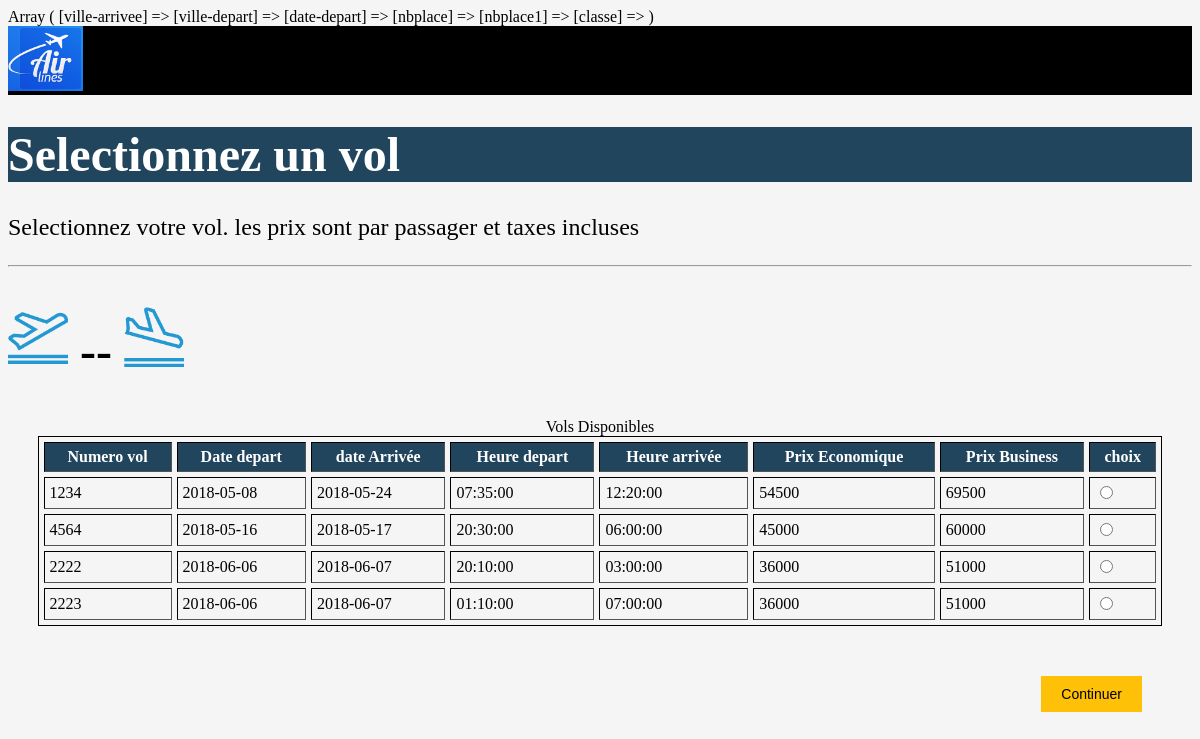
Screenshot of /vol.php with the database file from the repository.
### tables this page shows
CREATE TABLE IF NOT EXISTS `vol` (
  `numvol` int(11) NOT NULL,
  `datedepart` date NOT NULL,
  `datearrivee` date NOT NULL,
  `heuredepart` time NOT NULL,
  `heurearrivee` time NOT NULL,
  `prix` double NOT NULL,
  PRIMARY KEY (`numvol`)
);

### vol.php (the view, shortened to what this page needs)
<!DOCTYPE html>
<html>
<head>
	<link rel="stylesheet" type="text/css" href="css/style6.css">
</head>
<body>
	<?php
		print_r($_SESSION);
?>
	<header>
		<div class="logo">
			<a href="index.php"><img src="images/logo.png" alt="logo" width="75px"></a>
		</div>
	</header>
	<div id="contenu">
		<div>
			<h1> Selectionnez un vol</h1>
		</div>
		<div>
			<p>Selectionnez votre vol. les prix sont par passager et taxes incluses</p>
		</div>
		<hr>
	<form action="voyageurs.php" method="POST">
	<div class="destination">
		<h2><img src="images/al.png" alt="logo decollage" width="60" height="60"><?php echo $_POST['ville_depart']; ?> -- <img src="images/att.png" alt="logo atterissage" width="60" height="60"><?php echo $_POST['ville-arrivee']; ?></h2>
	</div>
	<div id="table-vols">
		 <table  border="1" cellspacing="5" cellpadding="5" align="center">
						 	 <caption>
						  		  Vols Disponibles
						 	 </caption>
						  <tbody>
						    <tr id="first-tr">
						      <th scope="col">Numero vol </th>
						      <th scope="col">Date depart </th>
						      <th scope="col">date Arrivée</th>
						      <th scope="col">Heure depart </th>
						      <th scope="col">Heure arrivée </th>
						      <th scope="col"> Prix Economique</th>
						      <th scope="col"> Prix Business</th>
						      <th>choix</th>
						    </tr>
	<?php
			try{
			$bdd = new PDO('mysql:host=localhost;dbname=bdpro;charset=utf8','mupie', 'onlab');
			}
			catch(Exception $e) {
				die('Erreur: '. $e->getMessage());
			}
			$reponse = $bdd->query('SELECT * FROM vol');
			while ($donnees = $reponse->fetch())
				{
					?>
					    <p>
						    <tr>
						    	<td><?php echo $donnees['numvol']; ?></td>
						      <td><?php echo $donnees['datedepart']; ?></td>
						      <td><?php echo $donnees['datearrivee']; ?></td>
						      <td><?php echo $donnees['heuredepart']; ?></td>
						      <td><?php echo $donnees['heurearrivee']; ?></td>
						      <td name='prix-eco'><?php echo $donnees['prix']; ?></td>
						      <td name='prix-business'> <?php echo $donnees['prix'] + 15000; ?></td>
						      <td><input type="radio" name="choix-vol" class="choix-vol" value=<?php echo $donnees['numvol'] ?>  required=""></td>
						    </tr>
					<?php
					}
					?>
						</p>
					</tbody>
				</table>
			</div>
			<div>
				<input type="submit" value="Continuer">
			</div>
			</form>
		</div>
	</body>
	</html>

### css/style6.css (style rules this page uses)
body { padding:; margin: ; background-color: #f5f5f5; }
header { background-color: #000; display: inline-block; width: 100%; margin: 0px; padding: 0px; }
h1 { background-color: #22455e; color:#fff; font-size: 3em; text-align: left; }
p { font-size: 1.5em; }
table { width:95%; border:1px solid black; }
.destination h2 { font-size: 3em; font-style: bold; text-transform: uppercase; }
th { background-color: #22455e; color:#fff; }
input[type="submit"] { font-size: 14px; color: #000; background:#ffc107; border: none; outline: none; padding: 10px 20px; margin-top: 50px; margin-right: 50px; cursor:pointer; float: right; margin-bottom: 10px; transition: 0.5s all ease; -webkit-transition: 0.5s all ease; -moz-transition: 0.5s all ease; -o-transition: 0.5s all ease; -ms-transition: 0.5s all ease; }

### vol.php (style rules this page uses)
tr { transition: all ease-in-out .25s }

### rows the page displays
vol: numvol "1234", datedepart "2018-05-08", datearrivee "2018-05-24", heuredepart "07:35:00", heurearrivee "12:20:00", prix "54500", $donnees['prix'] + 15000 "69500"
vol: numvol "4564", datedepart "2018-05-16", datearrivee "2018-05-17", heuredepart "20:30:00", heurearrivee "06:00:00", prix "45000", $donnees['prix'] + 15000 "60000"
vol: numvol "2222", datedepart "2018-06-06", datearrivee "2018-06-07", heuredepart "20:10:00", heurearrivee "03:00:00", prix "36000", $donnees['prix'] + 15000 "51000"
vol: numvol "2223", datedepart "2018-06-06", datearrivee "2018-06-07", heuredepart "01:10:00", heurearrivee "07:00:00", prix "36000", $donnees['prix'] + 15000 "51000"
